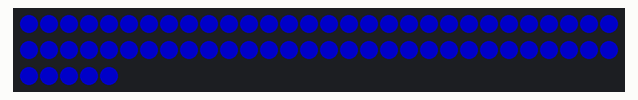
A sketch run on a simulated Arduino Uno, built with avr-gcc and run on an emulated ATmega328P. On the bench: 65 RGB LEDs in strip order, left to right, continuing on the next row. Dim RGB values are drawn brighter than linear.

Above: at 10.3 s.
At 14.34 s:
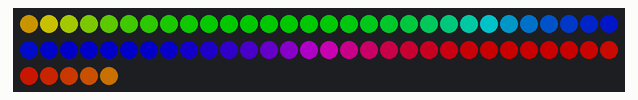
At 17.65 s:
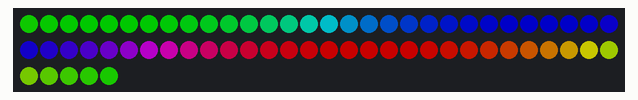
At 25.09 s:
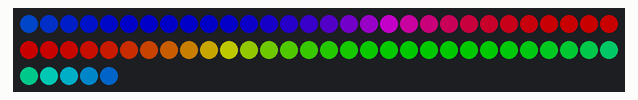
At 32.43 s:
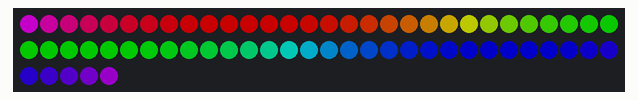
At 39.87 s:
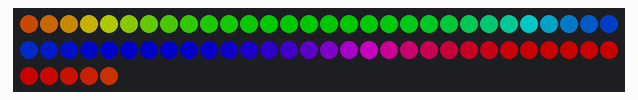

The sketch:

testled3.ino
```cpp
#include <Adafruit_NeoPixel.h>

// Anzahl der LEDs und der Pin, an den sie angeschlossen sind
#define NUM_LEDS 65
#define LED_PIN 6

// Erstelle ein NeoPixel-Objekt
Adafruit_NeoPixel strip(NUM_LEDS, LED_PIN, NEO_GRB + NEO_KHZ800);

void setup() {
  // Initialisiere die LED-Streifen

 pinMode(LED_PIN, OUTPUT);

  strip.begin();
  strip.setBrightness(100);
  strip.show(); // Alle LEDs ausschalten

   pinMode(LED_PIN, OUTPUT);
}

void loop() {
  // Beispiel: Ein einfacher Farbwechsel-Effekt
  colorWipe(strip.Color(255, 0, 0), 50); // Rot
  colorWipe(strip.Color(0, 255, 0), 50); // Grün
  colorWipe(strip.Color(0, 0, 255), 50); // Blau
  rainbow(20);                          // Regenbogen-Effekt
}

// Funktion: Füllt die LEDs nacheinander mit einer Farbe
void colorWipe(uint32_t color, int wait) {
  for (int i = 0; i < strip.numPixels(); i++) {
    strip.setPixelColor(i, color); // Setzt die Farbe für LED i
    strip.show();                  // Zeige die Änderungen
    delay(wait);                   // Wartezeit zwischen den LEDs
  }
}

// Funktion: Erzeugt einen Regenbogen-Effekt
void rainbow(int wait) {
  for (long firstPixelHue = 0; firstPixelHue < 5 * 65536; firstPixelHue += 256) {
    for (int i = 0; i < strip.numPixels(); i++) {
      int pixelHue = firstPixelHue + (i * 65536L / strip.numPixels());
      strip.setPixelColor(i, strip.gamma32(strip.ColorHSV(pixelHue)));
    }
    strip.show();
    delay(wait);
  }
}
```
